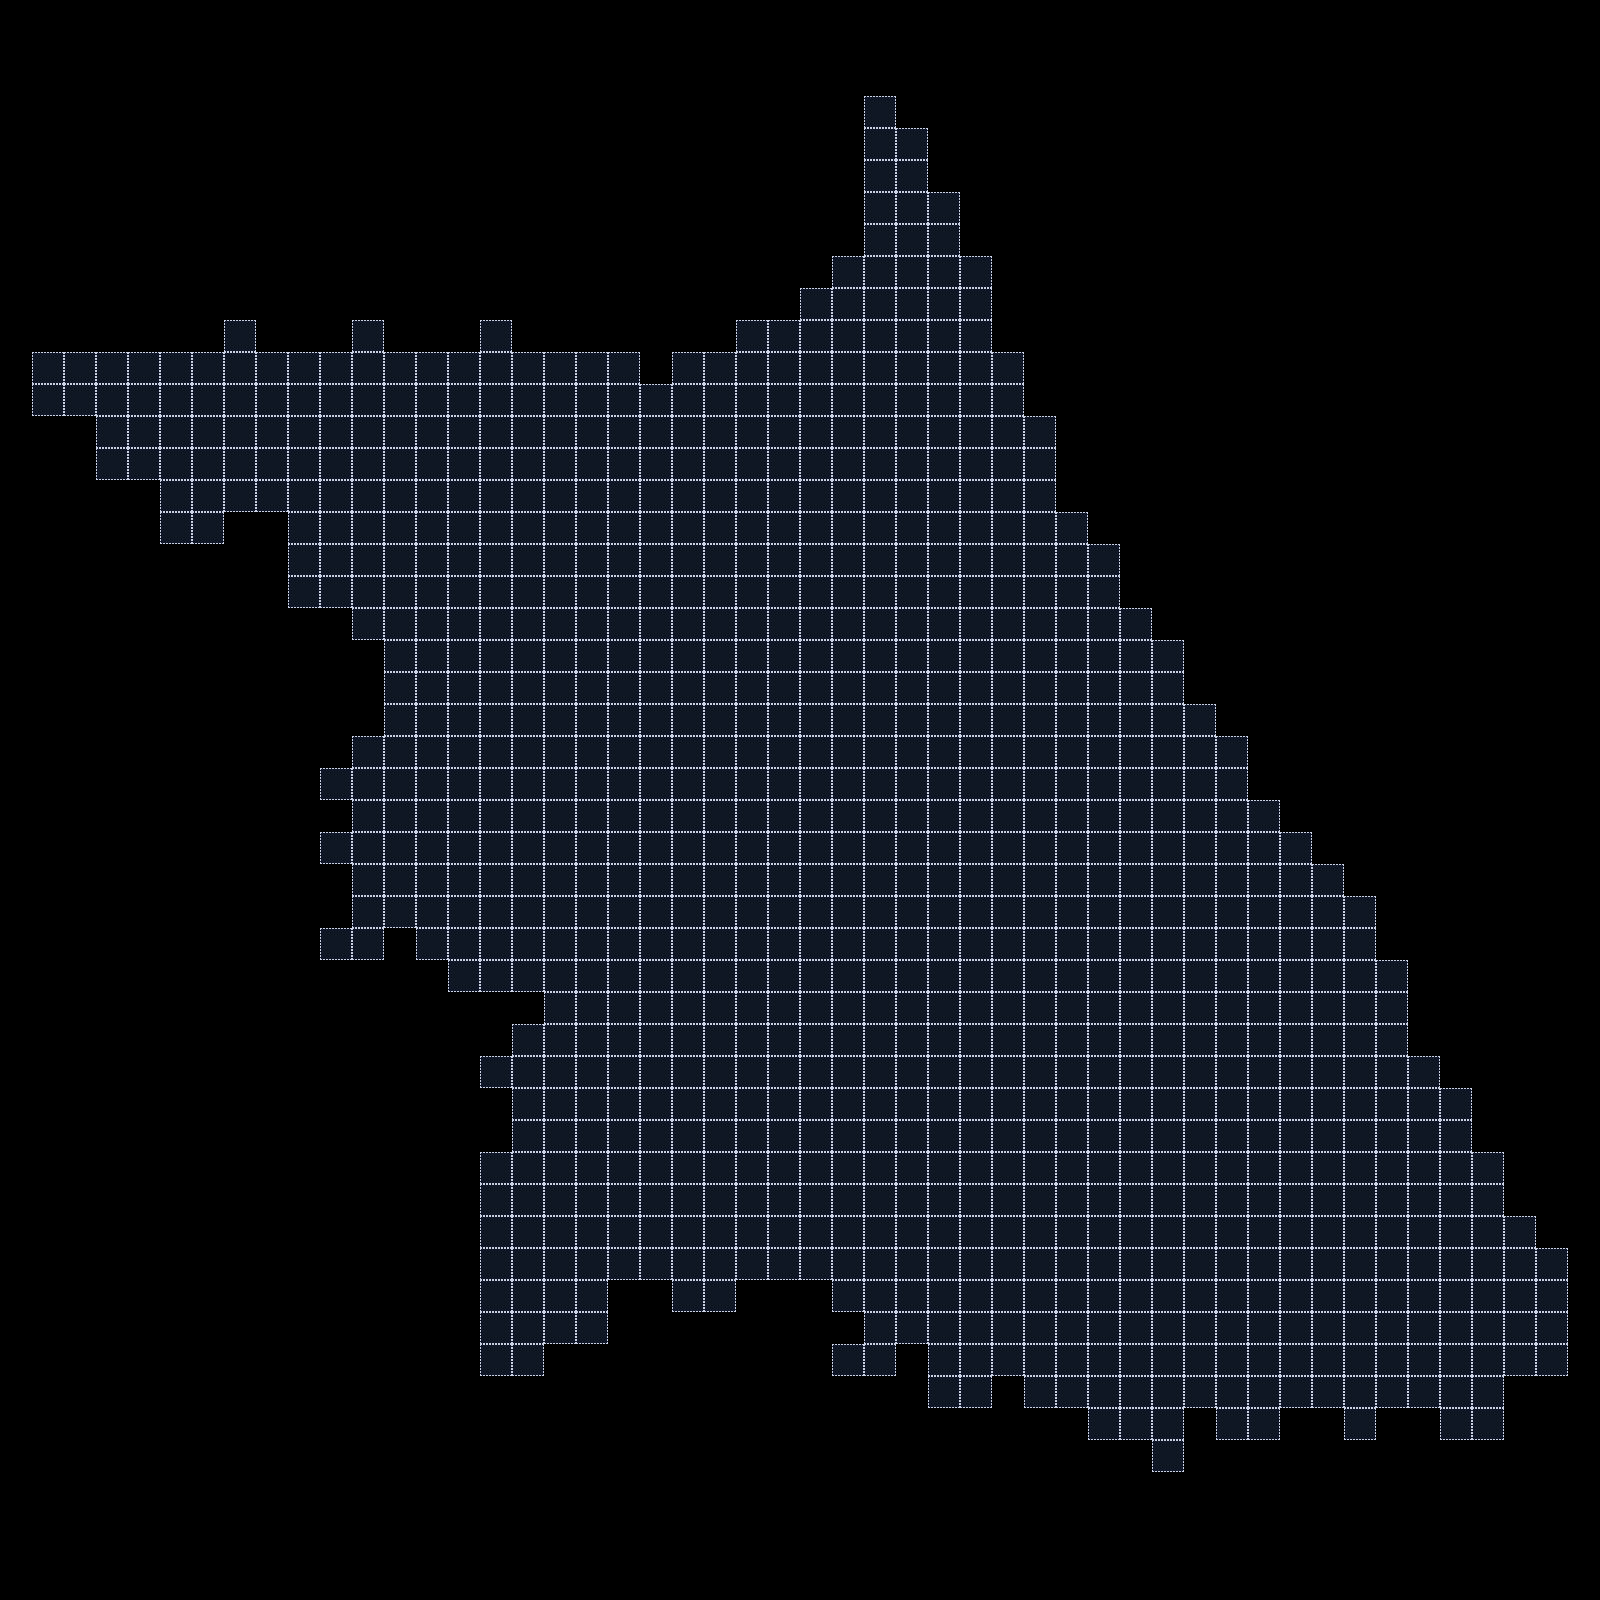

The image is a tile-based game level rendered from a .tmx file. Its description and source (layers, tilesets, objects; grid data summarised) follow:
An orthogonal 50x50 tile map with 32x32 px tiles, 2 tile layers (Gangwon-do, Gird_Gangwon-do).

<map version="1.0" orientation="orthogonal" renderorder="right-down" width="50" height="50" tilewidth="32" tileheight="32" nextobjectid="1">
 <tileset firstgid="1" name="tileset_1" tilewidth="32" tileheight="32" tilecount="35" columns="7">
  <image source="assets/tileset_1.png" width="240" height="160" />
 </tileset>
 <layer name="Gangwon-do" width="50" height="50">
  <data>[2500 cells, 985 non-empty, 1 distinct tile ids]</data>
 </layer>
 <layer name="Gird_Gangwon-do" width="50" height="50">
  <data>[2500 cells, 985 non-empty, 1 distinct tile ids]</data>
 </layer>
</map>
